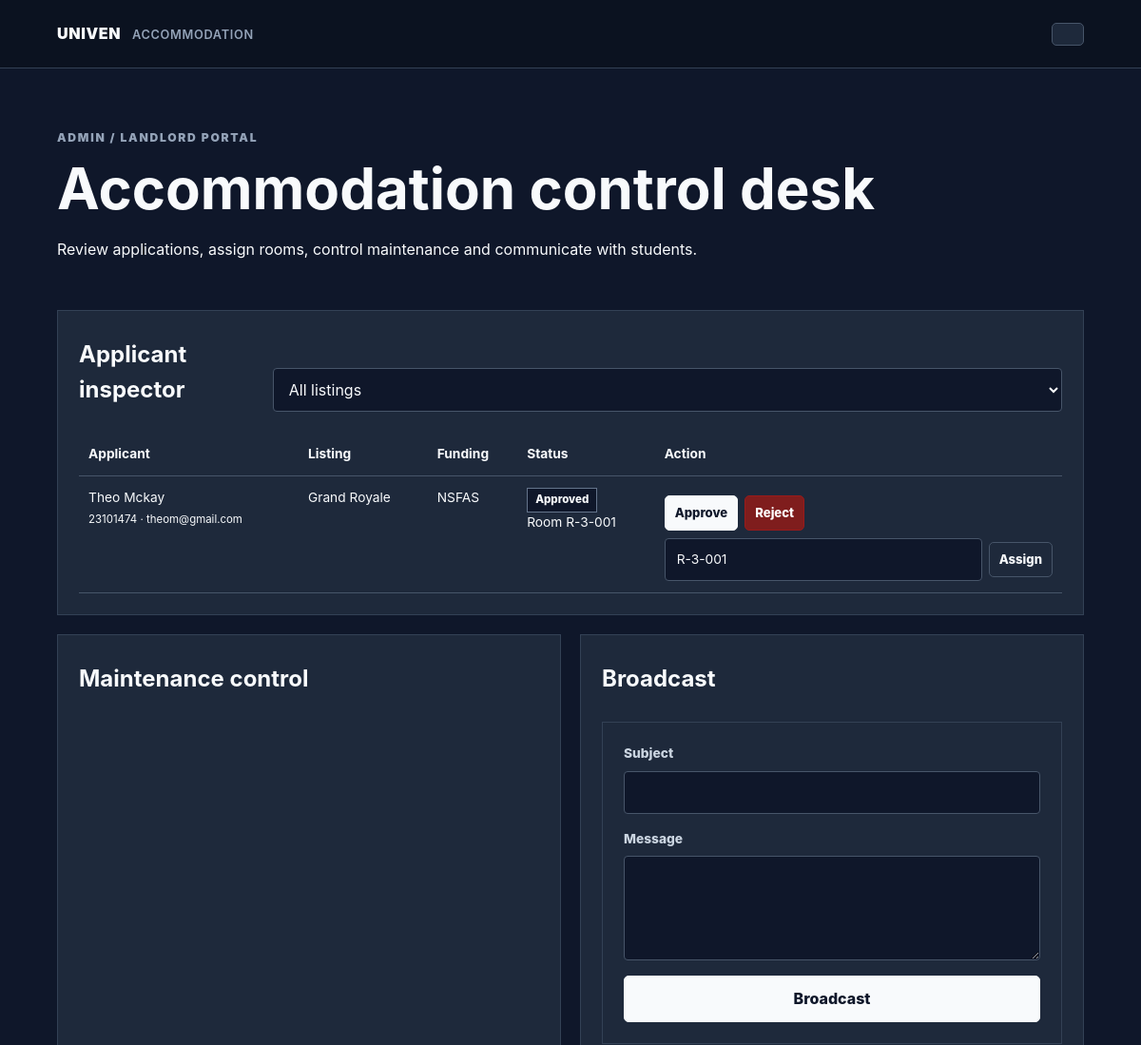
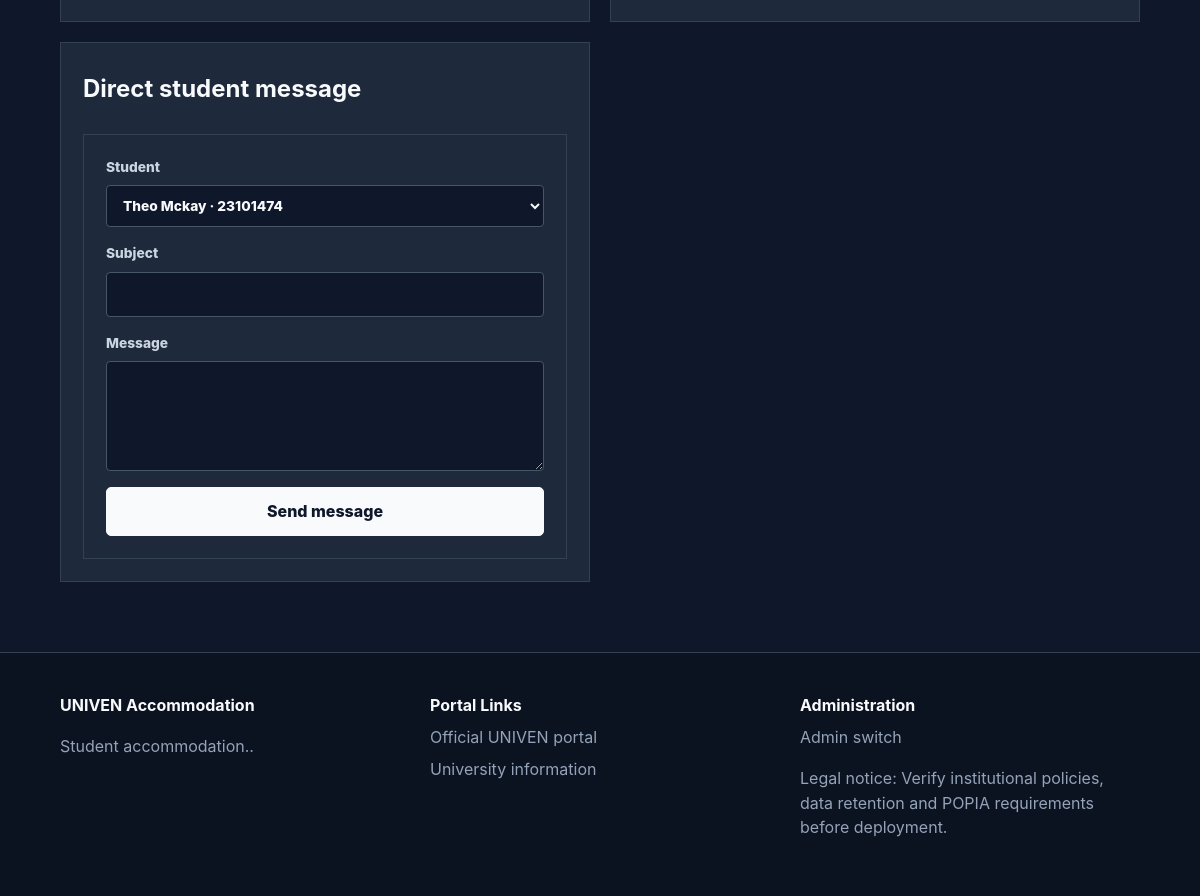
The page /admin (signed in) on the database its author committed (2 pictures, top to bottom).
### app/models.py (models this page shows)
class Application(db.Model):
    id = db.Column(db.Integer, primary_key=True)
    student_id = db.Column(db.Integer, db.ForeignKey("user.id"), nullable=False)
    listing_id = db.Column(db.Integer, db.ForeignKey("listing.id"), nullable=False)
    funding_source = db.Column(db.String(40), nullable=False)
    academic_year = db.Column(db.Integer, nullable=False)
    degree_code = db.Column(db.String(30), nullable=False)
    status = db.Column(db.String(30), nullable=False, default="Submitted")
    room_number = db.Column(db.String(30), nullable=True)
    created_at = db.Column(db.DateTime, default=datetime.utcnow)
    listing = db.relationship("Listing")

class User(db.Model):
    id = db.Column(db.Integer, primary_key=True)
    role = db.Column(db.String(20), nullable=False, default="student")
    full_name = db.Column(db.String(120), nullable=False)
    sa_id = db.Column(db.String(13), unique=True, nullable=True)
    phone = db.Column(db.String(10), nullable=True)
    student_number = db.Column(db.String(8), unique=True, nullable=True)
    email = db.Column(db.String(160), unique=True, nullable=False)
    pin_hash = db.Column(db.String(255), nullable=False)
    created_at = db.Column(db.DateTime, default=datetime.utcnow)
    applications = db.relationship("Application", backref="student", lazy=True)

class Listing(db.Model):
    id = db.Column(db.Integer, primary_key=True)
    name = db.Column(db.String(120), nullable=False)
    address = db.Column(db.String(220), nullable=False)
    distance = db.Column(db.String(80), nullable=False)
    contact = db.Column(db.String(120), nullable=False)
    price = db.Column(db.Float, nullable=False)
    amenities = db.Column(db.Text, nullable=False)
    rooms = db.Column(db.Integer, nullable=False, default=10)

### app/routes.py (the view)
@main.get("/admin")
@login_required("admin")
def admin():
    return render_template(
        "admin.html", user=current_user(),
        applications=Application.query.order_by(Application.created_at.desc()).all(),
        listings=Listing.query.all(),
        tickets=Ticket.query.order_by(Ticket.created_at.desc()).all(),
        students=User.query.filter_by(role="student").all(),
        messages=Message.query.order_by(Message.created_at.desc()).all()
    )

### app/routes.py (called while the page is built)
def current_user():
    uid = session.get("user_id")
    return User.query.get(uid) if uid else None

def login_required(role=None):
    def deco(fn):
        @wraps(fn)
        def wrapper(*args, **kwargs):
            user = current_user()
            if not user or (role and user.role != role):
                return redirect(url_for("main.index"))
            return fn(*args, **kwargs)
        return wrapper
    return deco

### app/templates/admin.html (shortened to what this page needs)
{% extends "base.html" %}
{% block content %}
<section class="page-head"><div><div class="eyebrow">ADMIN / LANDLORD PORTAL</div><h1>Accommodation control desk</h1><p>Review applications, assign rooms, control maintenance and communicate with students.</p></div></section>
<section class="dashboard-grid">
<div class="panel span-2"><div class="panel-head"><h2>Applicant inspector</h2><select id="listingFilter"><option value="">All listings</option>{% for l in listings %}<option value="{{l.id}}">{{l.name}}</option>{% endfor %}</select></div>
<div class="table-wrap"><table><thead><tr><th>Applicant</th><th>Listing</th><th>Funding</th><th>Status</th><th>Action</th></tr></thead><tbody>
{% for a in applications %}
<tr data-listing="{{a.listing_id}}"><td>{{a.student.full_name}}<br><small>{{a.student.student_number}} · {{a.student.email}}</small></td><td>{{a.listing.name}}</td><td>{{a.funding_source}}</td><td><span class="status">{{a.status}}</span>{% if a.room_number %}<br>Room {{a.room_number}}{% endif %}</td><td>
<form class="inline" method="post" action="{{url_for('main.application_decision', application_id=a.id)}}"><button class="button small" name="decision" value="approve">Approve</button><button class="button danger small" name="decision" value="reject">Reject</button></form>
<form class="inline" method="post" action="{{url_for('main.assign_room', application_id=a.id)}}"><input name="room_number" placeholder="Room" value="{{a.room_number or ''}}" required><button class="button secondary small">Assign</button></form>
</td></tr>
{% endfor %}</tbody></table></div></div>
<div class="panel"><div class="panel-head"><h2>Maintenance control</h2></div>
</div>
<div class="panel"><div class="panel-head"><h2>Broadcast</h2></div><form method="post" action="{{url_for('main.broadcast')}}" class="form-card"><label>Subject<input name="subject" required></label><label>Message<textarea name="body" required></textarea></label><button class="button">Broadcast</button></form></div>
<div class="panel"><div class="panel-head"><h2>Direct student message</h2></div><form method="post" action="{{url_for('main.admin_message')}}" class="form-card"><label>Student<select name="student_id">{% for s in students %}<option value="{{s.id}}">{{s.full_name}} · {{s.student_number}}</option>{% endfor %}</select></label><label>Subject<input name="subject" required></label><label>Message<textarea name="body" required></textarea></label><button class="button">Send message</button></form></div>
</section>
{% endblock %}

### app/static/css/style.css (style rules this page uses)
* { box-sizing: border-box; }
body { margin: 0; background: #0f172a; color: #f8fafc; font-family: Inter, ui-sans-serif, system-ui, -apple-system, BlinkMacSystemFont, "Segoe UI", sans-serif; line-height: 1.55; }
button, input, select, textarea { font: inherit; }
button { cursor: pointer; }
.button { background: #f8fafc; color: #0f172a; border: 1px solid #f8fafc; border-radius: 5px; padding: 11px 16px; font-weight: 800; display: inline-flex; align-items: center; justify-content: center; gap: 8px; }
.button.secondary { background: #1e293b; color: #f8fafc; border-color: #475569; }
.button.danger { background: #7f1d1d; color: #fff; border-color: #991b1b; }
.button.small { padding: 7px 10px; font-size: .82rem; }
.eyebrow { font-size: .76rem; font-weight: 900; letter-spacing: .14em; color: #94a3b8; }
.hero h1, .page-head h1, .form-shell h1 { font-size: clamp(2.1rem, 5vw, 4.5rem); line-height: 1.05; margin: 12px 0 20px; max-width: 900px; }
.section, .page-head { padding: 64px 5vw; }
.section-head, .panel-head { display: flex; justify-content: space-between; align-items: flex-end; gap: 20px; margin-bottom: 22px; }
.section h2, .panel h2 { font-size: 1.5rem; margin: 5px 0; }
.card, .panel, .form-card { background: #1e293b; border: 1px solid #334155; }
.form-card { padding: 22px; display: grid; gap: 16px; }
.span-2 { grid-column: 1/-1; }
.form-card label { display: grid; gap: 7px; font-size: .86rem; font-weight: 800; color: #cbd5e1; }
.form-card input, .form-card select, .form-card textarea, .panel-head select, .inline input, .inline select { width: 100%; background: #0f172a; color: #f8fafc; border: 1px solid #475569; border-radius: 4px; padding: 11px 12px; }
.form-card textarea { min-height: 110px; resize: vertical; }
.dashboard-grid { padding: 0 5vw 70px; display: grid; grid-template-columns: 1fr 1fr; gap: 20px; }
.panel { padding: 22px; }
.span-2 { grid-column: span 2; }
.page-head { padding-bottom: 35px; }
.status { display: inline-block; border: 1px solid #64748b; background: #0f172a; padding: 3px 8px; font-size: .72rem; font-weight: 800; }
.inline { display: flex; gap: 7px; align-items: center; margin-top: 8px; }
.table-wrap { overflow: auto; }
table { width: 100%; border-collapse: collapse; font-size: .86rem; }
th, td { text-align: left; border-bottom: 1px solid #475569; padding: 12px 10px; vertical-align: top; }

### rows shown on the page
Application: student.full_name "Theo Mckay", student.student_number "23101474", student.email "theom@gmail.com", listing.name "Grand Royale", funding_source "NSFAS", status "Approved", room_number "R-3-001"

### other values the page prints
form field student_id "Theo Mckay · 23101474"
